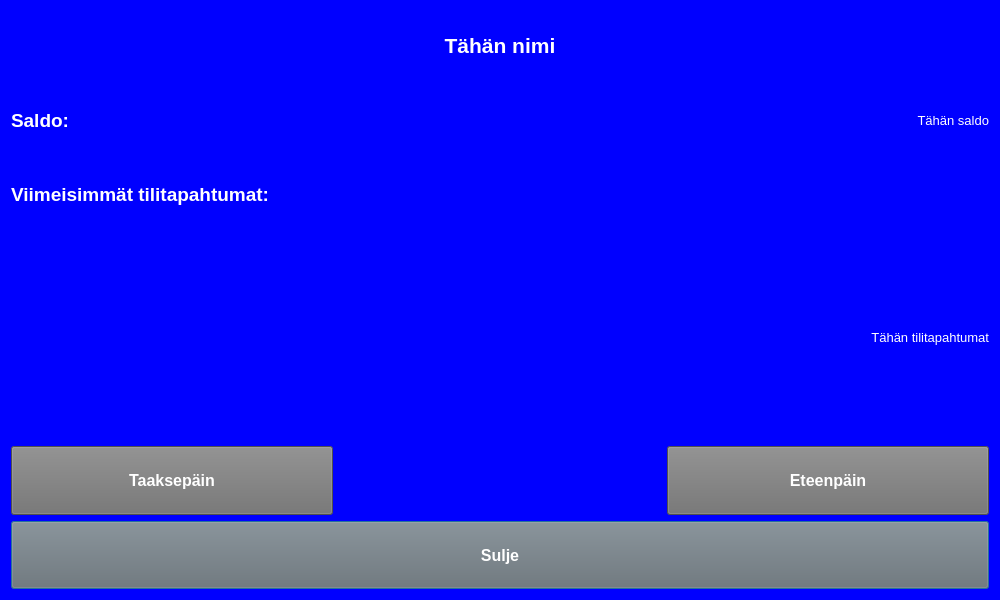
<?xml version="1.0" encoding="UTF-8"?>
<ui version="4.0">
 <class>transactionsDialog</class>
 <widget class="QDialog" name="transactionsDialog">
  <property name="geometry">
   <rect>
    <x>0</x>
    <y>0</y>
    <width>1000</width>
    <height>600</height>
   </rect>
  </property>
  <property name="windowTitle">
   <string>Dialog</string>
  </property>
  <property name="styleSheet">
   <string notr="true">background-color: rgb(0, 0, 255);
color: rgb(255, 255, 255);</string>
  </property>
  <layout class="QVBoxLayout" name="verticalLayout">
   <item>
    <layout class="QGridLayout" name="gridLayout">
     <item row="0" column="0" colspan="3">
      <widget class="QLabel" name="nameLabel">
       <property name="font">
        <font>
         <pointsize>16</pointsize>
         <weight>75</weight>
         <bold>true</bold>
        </font>
       </property>
       <property name="styleSheet">
        <string notr="true">color: rgb(255, 255, 255);</string>
       </property>
       <property name="text">
        <string>Tähän nimi</string>
       </property>
       <property name="alignment">
        <set>Qt::AlignCenter</set>
       </property>
      </widget>
     </item>
     <item row="3" column="0" rowspan="3" colspan="3">
      <widget class="QLabel" name="transactionsLabel">
       <property name="font">
        <font>
         <pointsize>10</pointsize>
        </font>
       </property>
       <property name="text">
        <string>Tähän tilitapahtumat</string>
       </property>
       <property name="alignment">
        <set>Qt::AlignRight|Qt::AlignTrailing|Qt::AlignVCenter</set>
       </property>
      </widget>
     </item>
     <item row="7" column="0" colspan="3">
      <widget class="QPushButton" name="closeButton">
       <property name="sizePolicy">
        <sizepolicy hsizetype="Preferred" vsizetype="Preferred">
         <horstretch>0</horstretch>
         <verstretch>0</verstretch>
        </sizepolicy>
       </property>
       <property name="font">
        <font>
         <pointsize>12</pointsize>
         <weight>75</weight>
         <bold>true</bold>
        </font>
       </property>
       <property name="styleSheet">
        <string notr="true">background-color: rgb(112, 112, 112);
color: rgb(255, 255, 255);</string>
       </property>
       <property name="text">
        <string>Sulje</string>
       </property>
      </widget>
     </item>
     <item row="1" column="1" colspan="2">
      <widget class="QLabel" name="balanceLabel">
       <property name="font">
        <font>
         <pointsize>10</pointsize>
        </font>
       </property>
       <property name="text">
        <string>Tähän saldo</string>
       </property>
       <property name="alignment">
        <set>Qt::AlignRight|Qt::AlignTrailing|Qt::AlignVCenter</set>
       </property>
      </widget>
     </item>
     <item row="1" column="0">
      <widget class="QLabel" name="headerLabel">
       <property name="font">
        <font>
         <pointsize>14</pointsize>
         <weight>75</weight>
         <bold>true</bold>
        </font>
       </property>
       <property name="text">
        <string>Saldo:</string>
       </property>
      </widget>
     </item>
     <item row="2" column="0" colspan="3">
      <widget class="QLabel" name="headerLabel2">
       <property name="font">
        <font>
         <pointsize>14</pointsize>
         <weight>75</weight>
         <bold>true</bold>
        </font>
       </property>
       <property name="text">
        <string>Viimeisimmät tilitapahtumat:</string>
       </property>
      </widget>
     </item>
     <item row="6" column="0">
      <widget class="QPushButton" name="previousButton">
       <property name="sizePolicy">
        <sizepolicy hsizetype="Preferred" vsizetype="Preferred">
         <horstretch>0</horstretch>
         <verstretch>0</verstretch>
        </sizepolicy>
       </property>
       <property name="font">
        <font>
         <pointsize>12</pointsize>
         <weight>75</weight>
         <bold>true</bold>
        </font>
       </property>
       <property name="styleSheet">
        <string notr="true">background-color: rgb(112, 112, 112);
color: rgb(255, 255, 255);</string>
       </property>
       <property name="text">
        <string>Taaksepäin</string>
       </property>
      </widget>
     </item>
     <item row="6" column="2">
      <widget class="QPushButton" name="nextButton">
       <property name="sizePolicy">
        <sizepolicy hsizetype="Preferred" vsizetype="Preferred">
         <horstretch>0</horstretch>
         <verstretch>0</verstretch>
        </sizepolicy>
       </property>
       <property name="font">
        <font>
         <pointsize>12</pointsize>
         <weight>75</weight>
         <bold>true</bold>
        </font>
       </property>
       <property name="styleSheet">
        <string notr="true">background-color: rgb(112, 112, 112);
color: rgb(255, 255, 255);</string>
       </property>
       <property name="text">
        <string>Eteenpäin</string>
       </property>
      </widget>
     </item>
    </layout>
   </item>
  </layout>
 </widget>
 <resources/>
 <connections/>
</ui>
